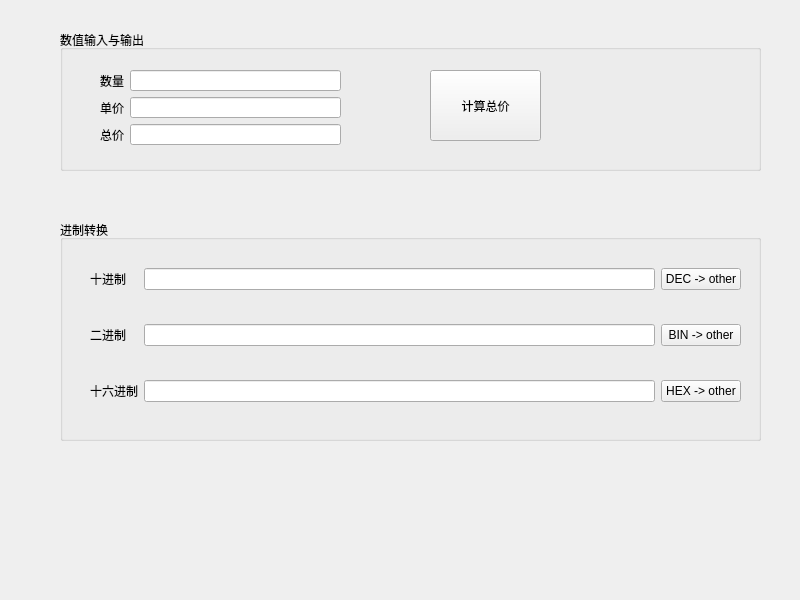
<?xml version="1.0" encoding="UTF-8"?>
<ui version="4.0">
 <class>Widget</class>
 <widget class="QWidget" name="Widget">
  <property name="geometry">
   <rect>
    <x>0</x>
    <y>0</y>
    <width>800</width>
    <height>600</height>
   </rect>
  </property>
  <property name="windowTitle">
   <string>Widget</string>
  </property>
  <widget class="QGroupBox" name="groupBox">
   <property name="geometry">
    <rect>
     <x>60</x>
     <y>30</y>
     <width>701</width>
     <height>141</height>
    </rect>
   </property>
   <property name="layoutDirection">
    <enum>Qt::LeftToRight</enum>
   </property>
   <property name="title">
    <string>数值输入与输出</string>
   </property>
   <property name="alignment">
    <set>Qt::AlignLeading|Qt::AlignLeft|Qt::AlignTop</set>
   </property>
   <widget class="QWidget" name="formLayoutWidget">
    <property name="geometry">
     <rect>
      <x>30</x>
      <y>30</y>
      <width>261</width>
      <height>95</height>
     </rect>
    </property>
    <layout class="QFormLayout" name="formLayout">
     <property name="leftMargin">
      <number>10</number>
     </property>
     <property name="topMargin">
      <number>10</number>
     </property>
     <property name="rightMargin">
      <number>10</number>
     </property>
     <property name="bottomMargin">
      <number>10</number>
     </property>
     <item row="0" column="0">
      <widget class="QLabel" name="lab_quant">
       <property name="text">
        <string>数量</string>
       </property>
       <property name="alignment">
        <set>Qt::AlignCenter</set>
       </property>
      </widget>
     </item>
     <item row="0" column="1">
      <widget class="QLineEdit" name="lineEditQant"/>
     </item>
     <item row="1" column="0">
      <widget class="QLabel" name="label_price">
       <property name="text">
        <string>单价</string>
       </property>
       <property name="alignment">
        <set>Qt::AlignCenter</set>
       </property>
      </widget>
     </item>
     <item row="1" column="1">
      <widget class="QLineEdit" name="lineEditPrice"/>
     </item>
     <item row="2" column="0">
      <widget class="QLabel" name="label_tot">
       <property name="text">
        <string>总价</string>
       </property>
       <property name="alignment">
        <set>Qt::AlignCenter</set>
       </property>
      </widget>
     </item>
     <item row="2" column="1">
      <widget class="QLineEdit" name="lineEditTotalPrice"/>
     </item>
    </layout>
   </widget>
   <widget class="QPushButton" name="btn_calcTot">
    <property name="geometry">
     <rect>
      <x>370</x>
      <y>40</y>
      <width>111</width>
      <height>71</height>
     </rect>
    </property>
    <property name="text">
     <string>计算总价</string>
    </property>
   </widget>
  </widget>
  <widget class="QGroupBox" name="groupBox_2">
   <property name="geometry">
    <rect>
     <x>60</x>
     <y>220</y>
     <width>701</width>
     <height>221</height>
    </rect>
   </property>
   <property name="title">
    <string>进制转换</string>
   </property>
   <widget class="QWidget" name="formLayoutWidget_2">
    <property name="geometry">
     <rect>
      <x>30</x>
      <y>20</y>
      <width>651</width>
      <height>191</height>
     </rect>
    </property>
    <layout class="QGridLayout" name="gridLayout_2">
     <item row="0" column="0">
      <widget class="QLabel" name="label">
       <property name="text">
        <string>十进制</string>
       </property>
      </widget>
     </item>
     <item row="1" column="1">
      <widget class="QLineEdit" name="lineEdit2"/>
     </item>
     <item row="0" column="1">
      <widget class="QLineEdit" name="lineEdit10"/>
     </item>
     <item row="1" column="0">
      <widget class="QLabel" name="label_2">
       <property name="text">
        <string>二进制</string>
       </property>
      </widget>
     </item>
     <item row="2" column="1">
      <widget class="QLineEdit" name="lineEdit16"/>
     </item>
     <item row="2" column="0">
      <widget class="QLabel" name="label_3">
       <property name="text">
        <string>十六进制</string>
       </property>
      </widget>
     </item>
     <item row="0" column="2">
      <widget class="QPushButton" name="btnDec">
       <property name="text">
        <string>DEC -&gt; other</string>
       </property>
      </widget>
     </item>
     <item row="1" column="2">
      <widget class="QPushButton" name="btnBin">
       <property name="text">
        <string>BIN -&gt; other</string>
       </property>
      </widget>
     </item>
     <item row="2" column="2">
      <widget class="QPushButton" name="btnHex">
       <property name="text">
        <string>HEX -&gt; other</string>
       </property>
      </widget>
     </item>
    </layout>
   </widget>
  </widget>
 </widget>
 <resources/>
 <connections/>
</ui>
